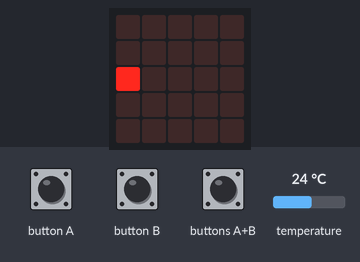
Recording of a program running on a simulated BBC micro:bit (MakeCode). On the bench: the board's 5×5 LED display. Inputs (shaded band) come from the test bench; at power-on: temperature 24 °C. Random numbers come from a fixed seed.

Above: at 0.1 s.
At 0.5 s:
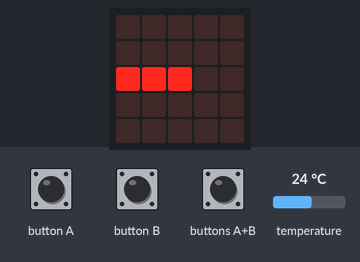
At 0.9 s:
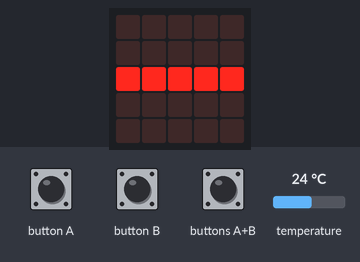
At 5.9 s:
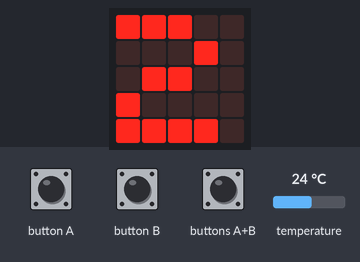
At 18.5 s:
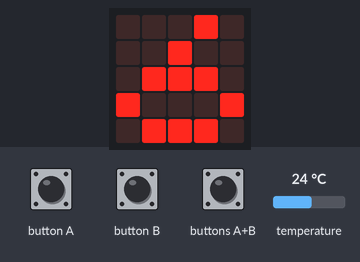
At 28.2 s:
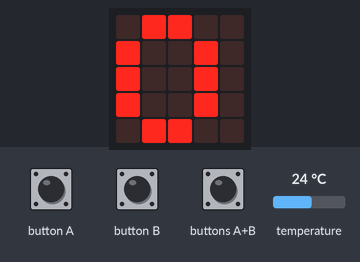

The program:

main.ts
```typescript
input.onButtonPressed(Button.A, function () {
    if (numpant == impares) {
        basic.showNumber(impares + 1)
    }
})
input.onButtonPressed(Button.AB, function () {
    pares = 0
    impares = 0
})
input.onButtonPressed(Button.B, function () {
    if (numpant == pares) {
        basic.showNumber(pares + 1)
    }
})
/**
 * Héctor Moreno S2A
 */
let pares = 0
let impares = 0
let numpant = 0
led.plot(0, 2)
basic.pause(200)
led.plot(1, 2)
basic.pause(200)
led.plot(2, 2)
basic.pause(200)
led.plot(3, 2)
basic.pause(200)
led.plot(4, 2)
if (input.temperature() < 18) {
    music.playTone(175, music.beat(BeatFraction.Whole))
}
basic.pause(5000)
basic.clearScreen()
basic.forever(function () {
    basic.showNumber(randint(0, 9))
    basic.pause(200)
    if (impares == 5) {
        basic.showLeds(`
            . . # . .
            . # # . .
            # # # # #
            . # # . .
            . . # . .
            `)
    }
    if (pares == 5) {
        basic.showLeds(`
            . . # . .
            . . # # .
            # # # # #
            . . # # .
            . . # . .
            `)
    }
})
```

test.ts
```typescript
// aquí va el archivo "tests"; esto no se compilará cuando este paquete se utilice como una extensión.
```

Measured:
- what the display in image 2 shows lasts 5.0 s, from 0.8 s to 5.8 s
- what the display in image 3 shows lasts 1.0 s, from 5.8 s to 6.8 s
- what the display in image 4 shows lasts 2.0 s, from 18.4 s to 20.4 s
- what the display in image 5 shows lasts 2.9 s, from 28.1 s to 31.0 s
